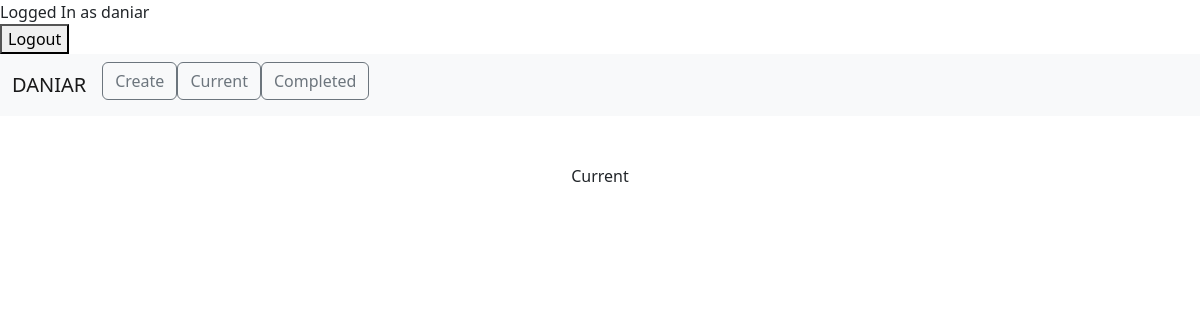
/current/ (signed in), run on an earlier commit of the app's database.
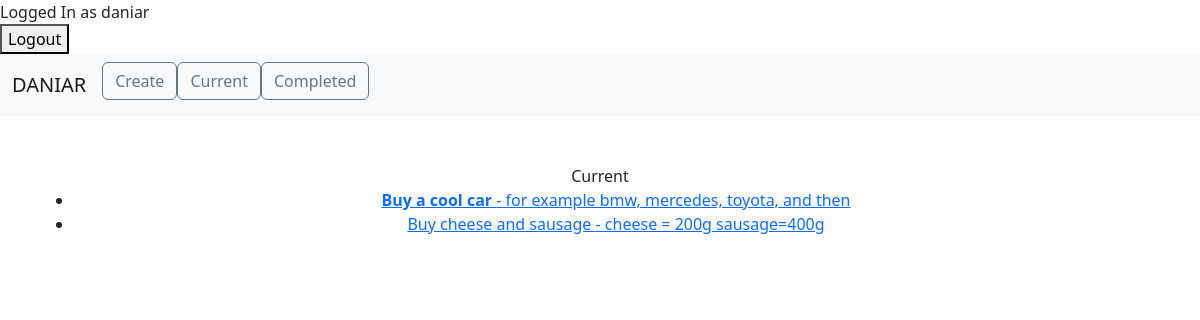
And on a later commit of the database.
### todo/models.py (models this page shows, shortened)
class Todo(models.Model):
    title = models.CharField(max_length=200)
    memo = models.TextField(max_length=20000, blank=True)
    created = models.DateField(auto_now_add=True)
    datecompleted = models.DateTimeField(null=True, blank=True)
    important = models.BooleanField(default=False)
    user = models.ForeignKey(User, on_delete=models.CASCADE)

### todo/views.py (the view)
# urls.py: path('current/', views.currenttodos, name='currenttodos'),
@login_required
def currenttodos(request):
    todos = Todo.objects.filter(user=request.user, datecompleted__isnull=True)
    return render(request, 'todo/currenttodos.html', {'todos':todos})

### todo/templates/todo/currenttodos.html
{% extends 'todo/base.html' %}
{% block content %}
Current
<ul>
    {% for todo in todos %}
    <li>
        <a href="{% url 'viewtodo' todo.id %}">
        {% if todo.important %}<b>{% endif %}{{ todo.title }}{% if todo.important %}</b>{% endif %}
        {% if todo.memo %} - {{ todo.memo }}{% endif %}
        </a>
    </li>
    {% endfor %}
</ul>
{% endblock %}

What changed in the data, as far as the page shows it:
added Todo: title "Buy a cool car", memo "for example bmw, mercedes, toyota, and then"
added Todo: title "Buy cheese and sausage", memo "cheese = 200g sausage=400g"
